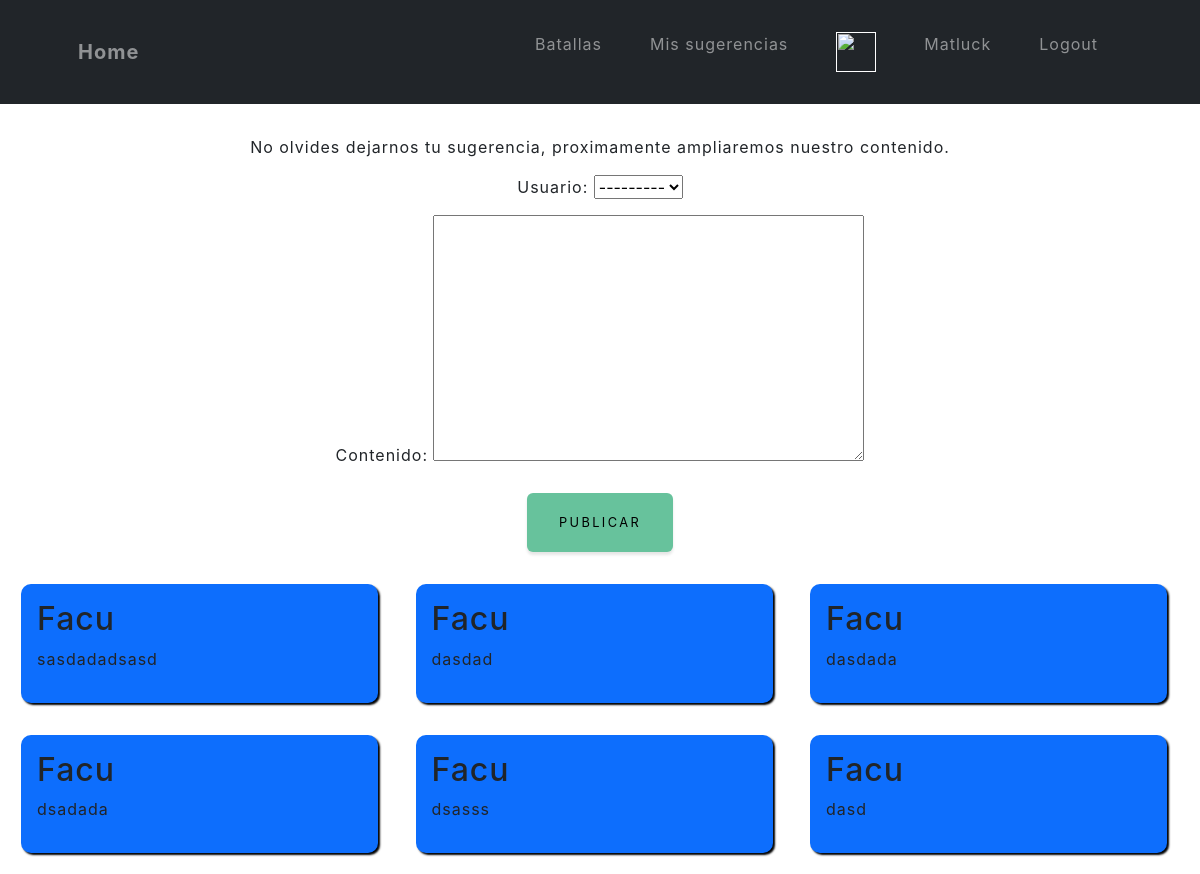
Page /blog/ (signed in) on the earlier database version.
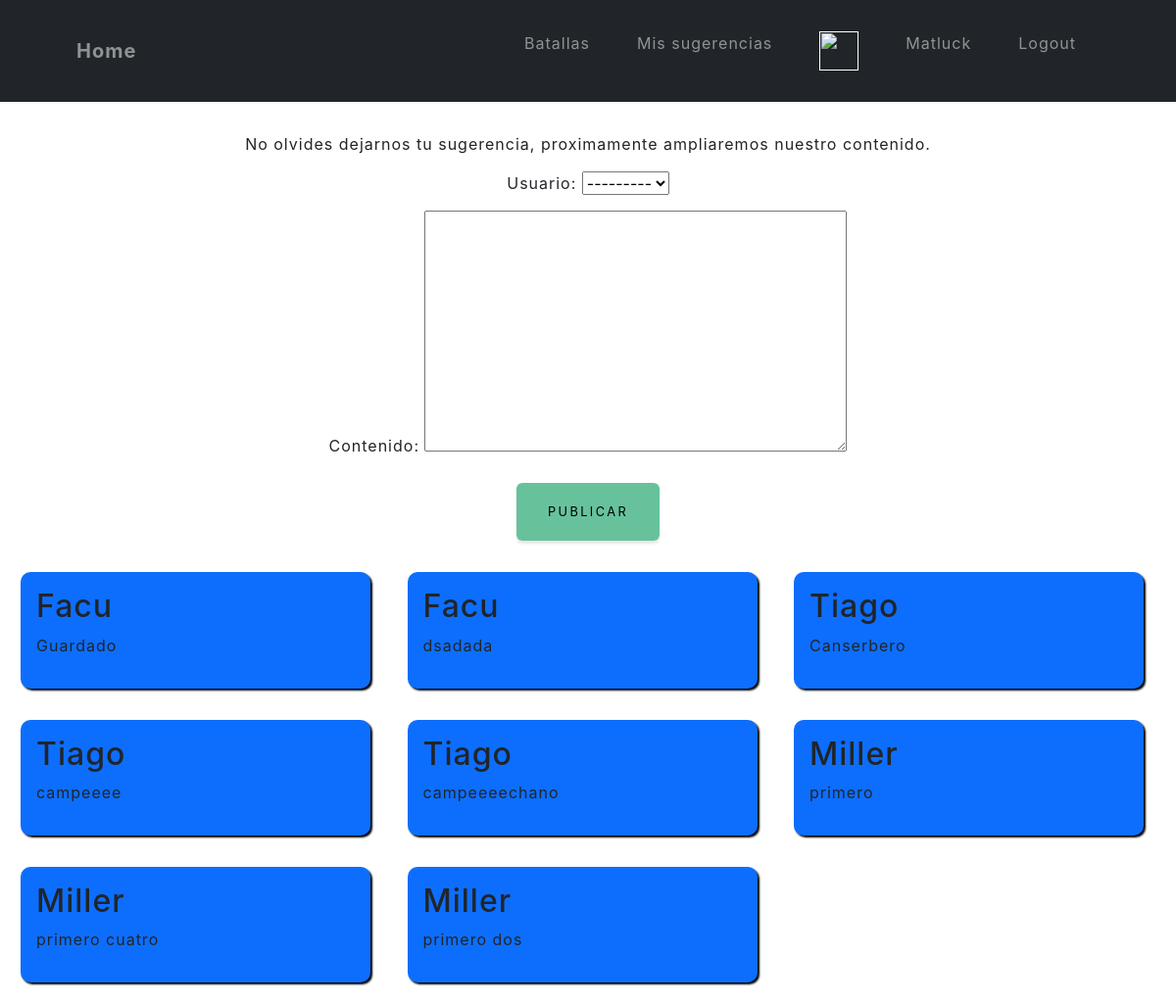
Same page on the later database version.
### blog/models.py (models this page shows, shortened)
class Recomendacion(models.Model):
    usuario = models.ForeignKey(User, on_delete=models.CASCADE)
    contenido = models.TextField()
    fecha = models.DateTimeField(auto_now_add=True)

### blog/views.py (the view)
# urls.py: 2. Add a URL to urlpatterns:  path('blog/', include('blog.urls'))
@login_required
def blog(request):
    avatar = getAvatar(request)
    if request.method == 'POST':
        if 'eliminar' in request.POST:
            recomendacion_id = request.POST.get('eliminar')
            recomendacion = Recomendacion.objects.get(id=recomendacion_id)
            if recomendacion.usuario == request.user:
                recomendacion.delete()
                messages.success(request, 'La recomendación se eliminó correctamente.')
            else:
                messages.error(request, 'No tienes permiso para eliminar esta recomendación.')
            return redirect('Blog')
        else:
            form = RecomendacionForm(request.POST, request.FILES)
            if form.is_valid():
                recomendacion = form.save(commit=False)
                recomendacion.usuario = request.user
                recomendacion.save()
                messages.success(request, 'La recomendación se creó correctamente.')
                return redirect('Blog')
    else:
        form = RecomendacionForm()
    recomendaciones = Recomendacion.objects.all()
    return render(request, 'blog/blog.html', {'form': form, 'recomendaciones': recomendaciones, 'avatar': avatar})

### blog/forms.py
class RecomendacionForm(forms.ModelForm):
    class Meta:
        model = Recomendacion
        fields = ['usuario', 'contenido']

### perfil/views.py (called while the page is built)
def getAvatar(request):
    avatar = Avatar.objects.filter(user = request.user.id)
    try:
        avatar = avatar[0].image.url
    except:
        avatar = None
    return avatar

### blog/templates/blog/blog.html (shortened to what this page needs)
<div>
    {% extends "HistoryBattlesApp/base.html" %}
    {% load static %}
    {% block spaceContent %}
    <p style="text-align: center;">No olvides dejarnos tu sugerencia, proximamente ampliaremos nuestro contenido.</p>
    <form method="post" enctype="multipart/form-data" style="text-align: center;">
        {{ form.as_p }}
        <button type="submit" class="btn btn-success" style="text-decoration: none; color: black; margin-top: 10px;">Publicar</button>
    </form>
    {% for recomendacion in recomendaciones %}
    <div class="blog-container">
        <h2>{{ recomendacion.usuario }}</h2>
        <p>{{ recomendacion.contenido }}</p>
    </div>
{% endfor %}
    {% endblock %}

Differences in the rows shown:
removed Recomendacion: usuario "Facu", contenido "sasdadadsasd"
removed Recomendacion: usuario "Facu", contenido "dasdad"
removed Recomendacion: usuario "Facu", contenido "dsasss"
removed Recomendacion: usuario "Facu", contenido "dasd"
changed Recomendacion: contenido "dasdada" → "Guardado"
added Recomendacion: usuario "Tiago", contenido "Canserbero"
added Recomendacion: usuario "Tiago", contenido "campeeee"
added Recomendacion: usuario "Tiago", contenido "campeeeechano"
added Recomendacion: usuario "Miller", contenido "primero"
added Recomendacion: usuario "Miller", contenido "primero cuatro"
added Recomendacion: usuario "Miller", contenido "primero dos"
